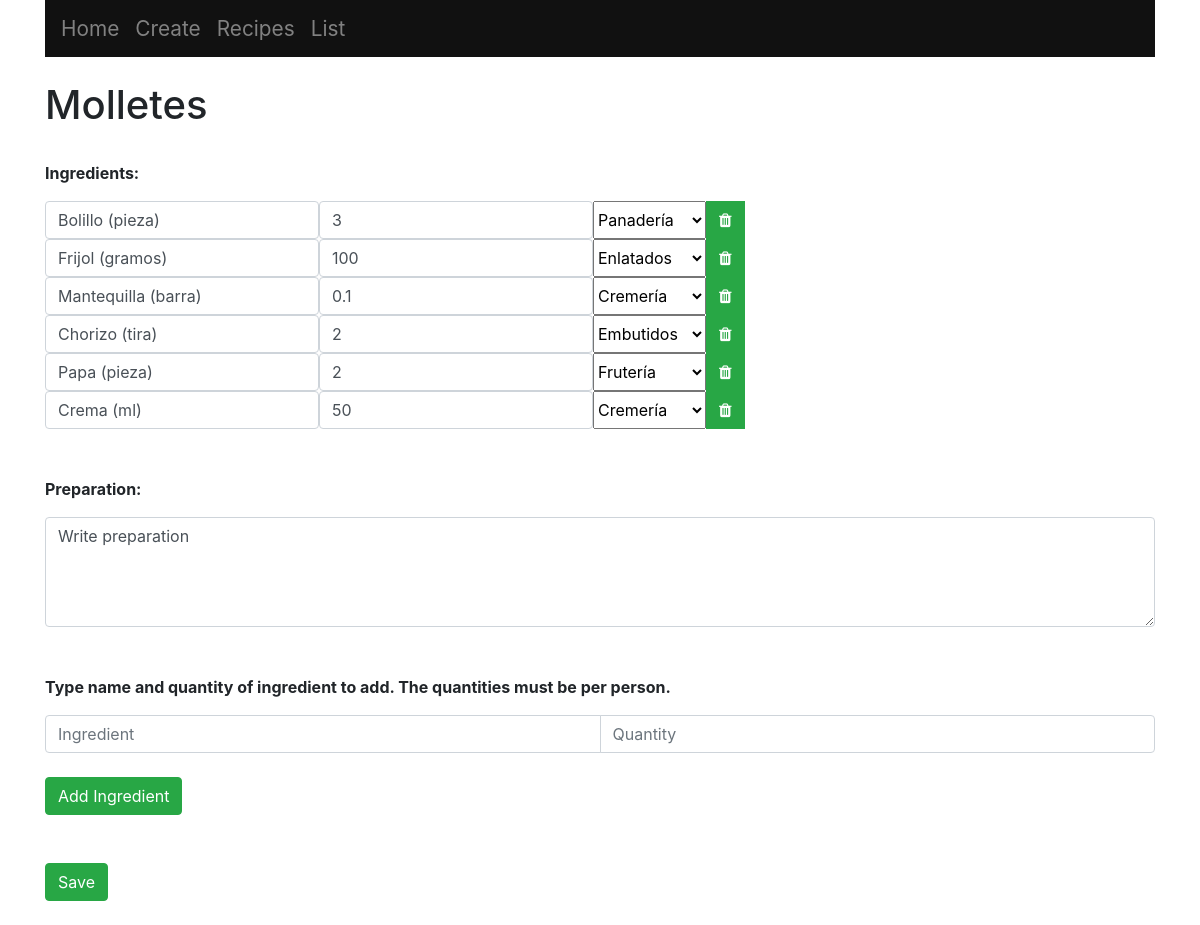
/2, run on the app's committed database.
### main/models.py (models this page shows, shortened)
class Recipe(models.Model):
	name = models.CharField(max_length = 200)
	quantity = models.IntegerField()
	meal = models.CharField(max_length = 200)

class Ingredient(models.Model):
	recipe = models.ForeignKey(Recipe, on_delete = models.CASCADE)
	text = models.CharField(max_length = 300)
	quantity = models.FloatField()
	section = models.CharField(max_length = 300)

class Preparation(models.Model):
	recipe = models.ForeignKey(Recipe, on_delete = models.CASCADE)
	preparation = models.CharField(max_length = 1000)

### main/views.py (the view, shortened to what this page needs)
# urls.py: path("<int:id>", views.index, name = "index"),
def index(response, id):
	ls = Recipe.objects.get(id = id)
	return render(response, "main/list.html", {"ls":ls})

### main/templates/main/list.html (shortened to what this page needs)
{% extends "main/base.html" %}
{% block content %}
	<h1>{{ls.name}}</h1>
	<br>
	<p><b>Ingredients:</b></p>
	<form method="post", action="#">
		{% for ingredient in ls.ingredient_set.all %}
		<div class="input-group">
			<div class="input-group-prepend">
				<input type="text", name="t{{ingredient.id}}",  value="{{ingredient.text}}", class="form-control">
				<input type="number" value={{ingredient.quantity|floatformat:"-1"}} name="q{{ingredient.id}}", class="form-control", min="0", step="0.1">
				<select name="s{{ingredient.id}}", value="{{ingredient.section}}">
					<option value="{{ingredient.section}}">{{ingredient.section}}</option>
				</select>
				<button type="submit", name="delete", value="{{ingredient.id}}", class="btn btn-success"><i class="fa fa-trash"></i></button>
			</div>
		</div>
		{% endfor %}
		<br>
		<br>
		<p><b>Preparation:</b></p>
		{% for preparation in ls.preparation_set.all %}
			<textarea rows="4" name="{{preparation.id}}", class="form-control">{{preparation.preparation}}</textarea>
		{% endfor %}
		<br>
		<br>
		<p><b>Type name and quantity of ingredient to add. The quantities must be per person.</b></p>
		<div class="input-group">
			<input type="text" name="new_ingredient", placeholder="Ingredient", class="form-control">
			<input type="number" name="new_quantity", placeholder="Quantity", class="form-control", min="0", step="0.1">
		</div>
		<br>
		<button type="submit", name="newIngredient", value="newIngredient", class="btn btn-success">Add Ingredient</button>
		<br>
		<br>
		<br>
		<button type="submit", name="save_ingredients", value="save_ingredients", class="btn btn-success">Save</button>
	</form>
{% endblock %}

### data on the page
Recipe: name "Molletes"
Ingredient: text "Bolillo (pieza)", quantity "3", section+id "Panadería"
Ingredient: text "Frijol (gramos)", quantity "100", section+id "Enlatados"
Ingredient: text "Mantequilla (barra)", quantity "0.1", section+id "Cremería"
Ingredient: text "Chorizo (tira)", quantity "2", section+id "Embutidos"
Ingredient: text "Papa (pieza)", quantity "2", section+id "Frutería"
Ingredient: text "Crema (ml)", quantity "50", section+id "Cremería"
Preparation: id "Write preparation"
